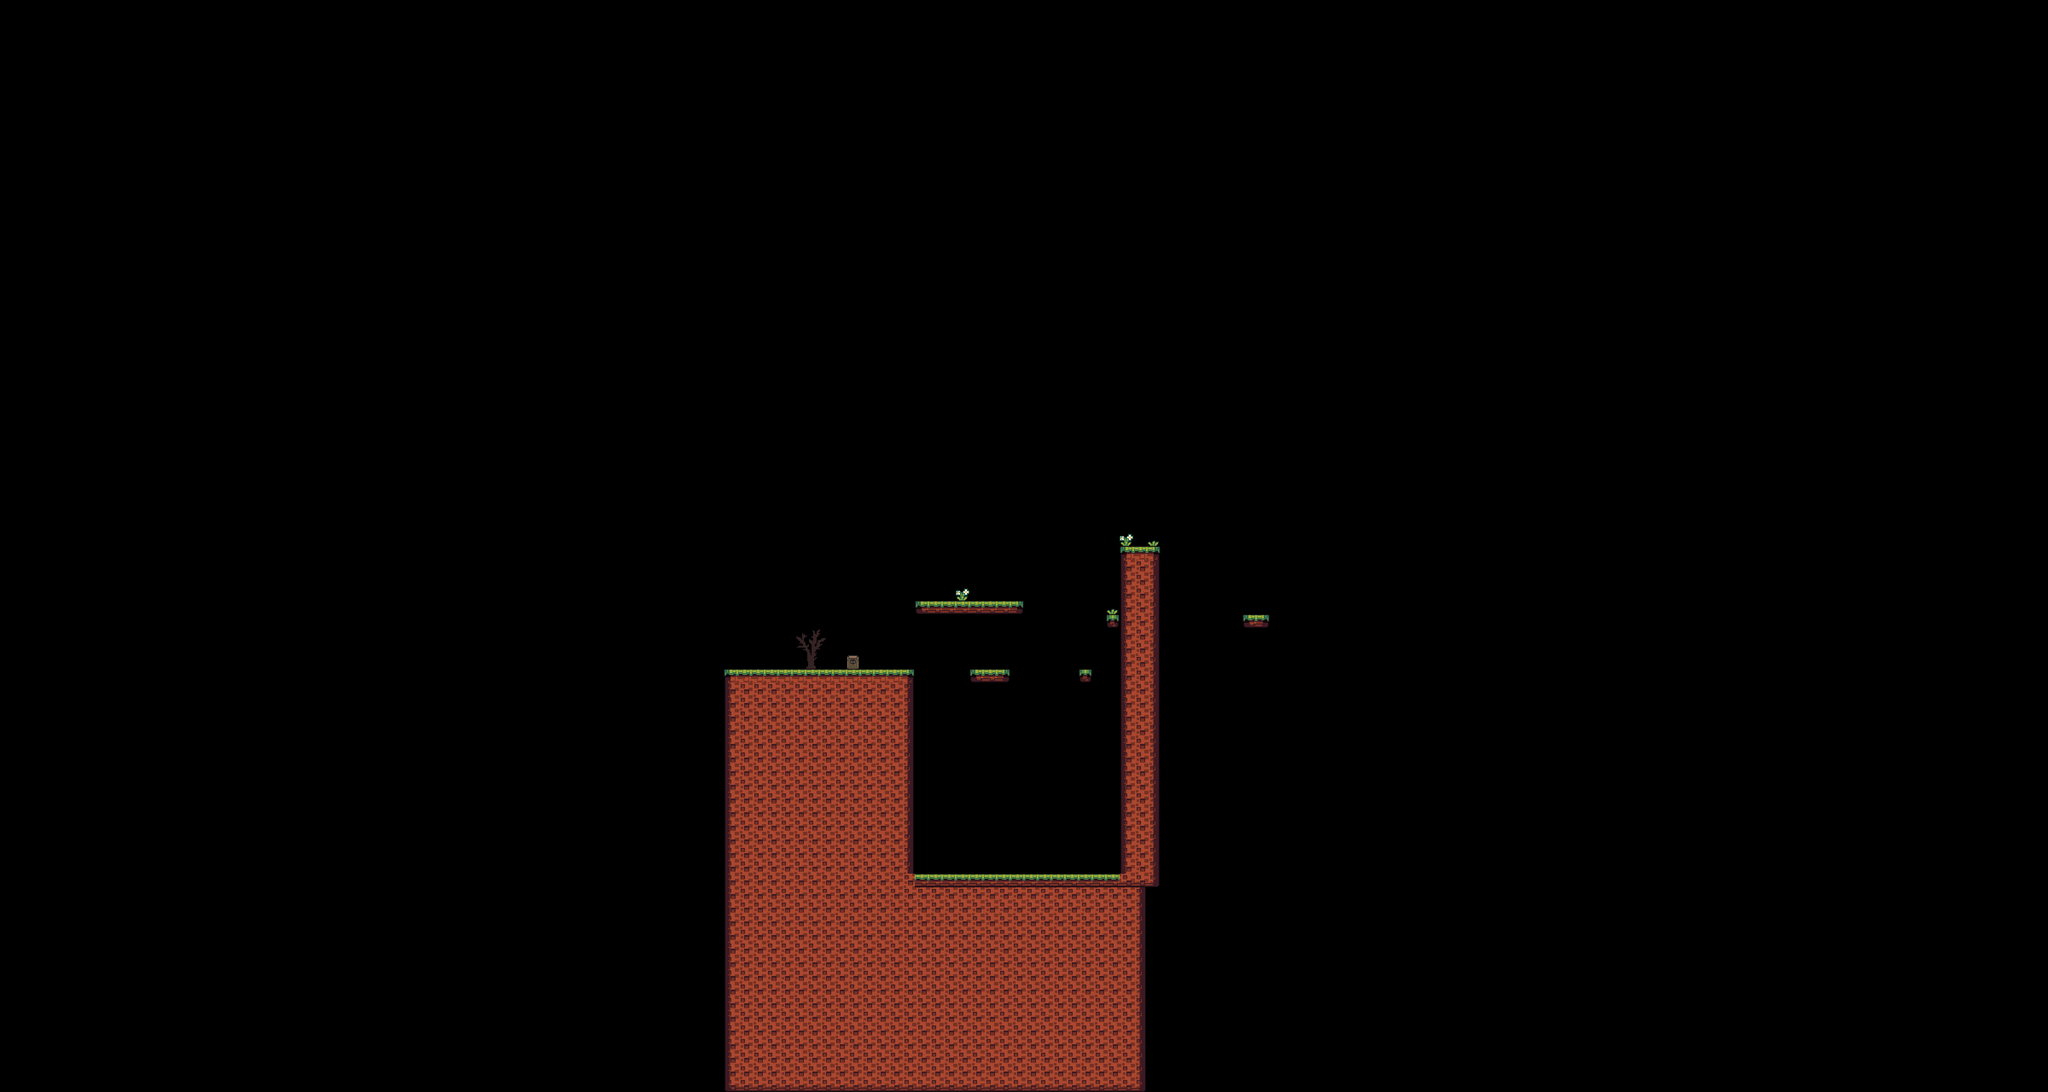

Tiled map render using the project's own tile images. Description and the map definition, with tile-layer contents summarised, below:
An orthogonal 150x80 tile map with 32x32 px tiles, 2 tile layers (Tile Layer 1, CollidableLayer1) and 5 objects (4x SpawnGround, SpawnPoint).

<map version="1.0" orientation="orthogonal" renderorder="right-down" width="150" height="80" tilewidth="32" tileheight="32" nextobjectid="8">
 <tileset firstgid="1" name="goodly-2x" tilewidth="32" tileheight="32" tilecount="256" columns="16">
  <image source="../Tilesets/goodly-2x.png" width="512" height="512" />
 </tileset>
 <layer name="Tile Layer 1" width="150" height="80">
  <data>[12000 cells, 12 non-empty, 10 distinct tile ids]</data>
 </layer>
 <layer name="CollidableLayer1" width="150" height="80">
  <data>[12000 cells, 794 non-empty, 13 distinct tile ids]</data>
 </layer>
 <objectgroup name="ObjLayer1">
  <object id="1" name="SpawnPoint" type="SpawnPoint" x="1813" y="1523" width="23" height="32" />
  <object id="3" name="GroundSpawn" type="SpawnGround" x="1696.67" y="1568" width="448" height="32" />
  <object id="4" type="SpawnGround" x="2624.06" y="1279.94" width="95.697" height="31.3333" />
  <object id="6" type="SpawnGround" x="2144.67" y="1409" width="255.333" height="31.3333" />
  <object id="7" type="SpawnGround" x="2161.75" y="2048.25" width="445.5" height="31.75" />
 </objectgroup>
</map>
